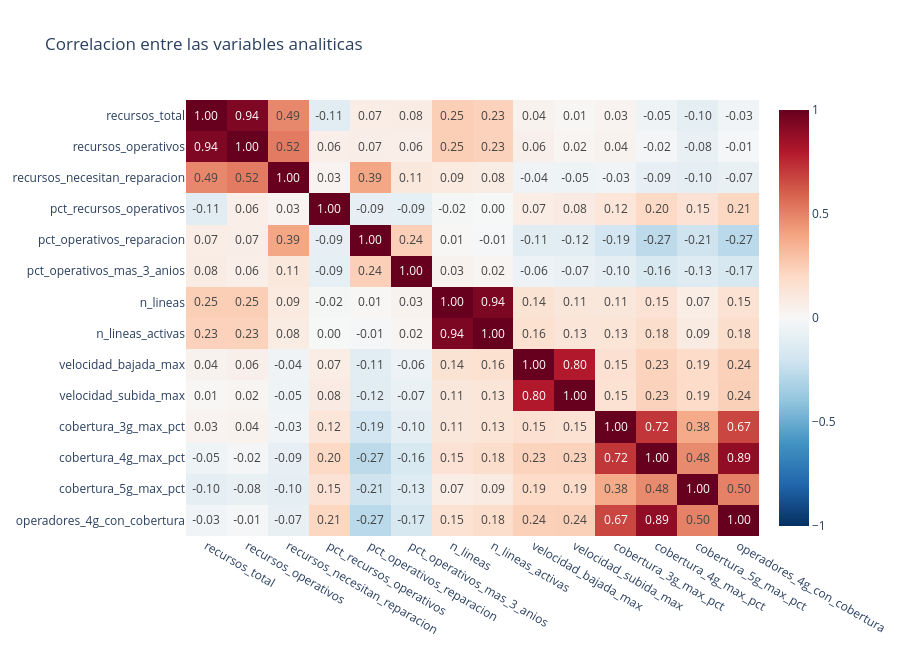

Source (notebook cell):
### Markdown cell above
### 9.3 Correlación entre esas variables

Dos variables muy correlacionadas miden casi lo mismo; si entran las dos al clustering esa dimensión pesa doble.

### Code cell
correlacion = base[VARIABLES_ANALITICAS].corr()

figura_corr = px.imshow(correlacion, text_auto=".2f", aspect="auto",
                        color_continuous_scale="RdBu_r", zmin=-1, zmax=1,
                        title="Correlacion entre las variables analiticas")
figura_corr.update_layout(height=650)
figura_corr.show()
figura_corr.write_html(SALIDAS / "figura_0_correlacion.html", include_plotlyjs="cdn")

pares = (correlacion.where(np.triu(np.ones(correlacion.shape), k=1).astype(bool))
         .stack().reset_index())
pares.columns = ["variable_1", "variable_2", "correlacion"]
altos = pares[pares["correlacion"].abs() >= 0.7].sort_values("correlacion", key=abs, ascending=False)

print("PARES DE VARIABLES QUE MIDEN CASI LO MISMO (correlacion mayor a 0.7)")
display(altos)

### Figure 1 — Plotly figure (JSON) as saved in the notebook; plotly's stock layout.template omitted (floating-point values rounded to 4 significant figures; data arrays with more than 128 entries replaced by an {"elided": "..."} marker saying what was removed)
{"data": [{"coloraxis": "coloraxis", "hovertemplate": "x: %{x}<br>y: %{y}<br>color: %{z}<extra></extra>", "name": "0", "texttemplate": "%{z:.2f}", "type": "heatmap", "x": ["recursos_total", "recursos_operativos", "recursos_necesitan_reparacion", "pct_recursos_operativos", "pct_operativos_reparacion", "pct_operativos_mas_3_anios", "n_lineas", "n_lineas_activas", "velocidad_bajada_max", "velocidad_subida_max", "cobertura_3g_max_pct", "cobertura_4g_max_pct", "cobertura_5g_max_pct", "operadores_4g_con_cobertura"], "xaxis": "x", "y": ["recursos_total", "recursos_operativos", "recursos_necesitan_reparacion", "pct_recursos_operativos", "pct_operativos_reparacion", "pct_operativos_mas_3_anios", "n_lineas", "n_lineas_activas", "velocidad_bajada_max", "velocidad_subida_max", "cobertura_3g_max_pct", "cobertura_4g_max_pct", "cobertura_5g_max_pct", "operadores_4g_con_cobertura"], "yaxis": "y", "z": {"elided": "14x14 float values"}}], "layout": {"coloraxis": {"cmax": 1, "cmin": -1, "colorscale": [[0.0, "rgb(5,48,97)"], [0.1, "rgb(33,102,172)"], [0.2, "rgb(67,147,195)"], [0.3, "rgb(146,197,222)"], [0.4, "rgb(209,229,240)"], [0.5, "rgb(247,247,247)"], [0.6, "rgb(253,219,199)"], [0.7, "rgb(244,165,130)"], [0.8, "rgb(214,96,77)"], [0.9, "rgb(178,24,43)"], [1.0, "rgb(103,0,31)"]]}, "height": 650, "title": {"text": "Correlacion entre las variables analiticas"}, "xaxis": {"anchor": "y", "domain": [0.0, 1.0]}, "yaxis": {"anchor": "x", "autorange": "reversed", "domain": [0.0, 1.0]}}}
